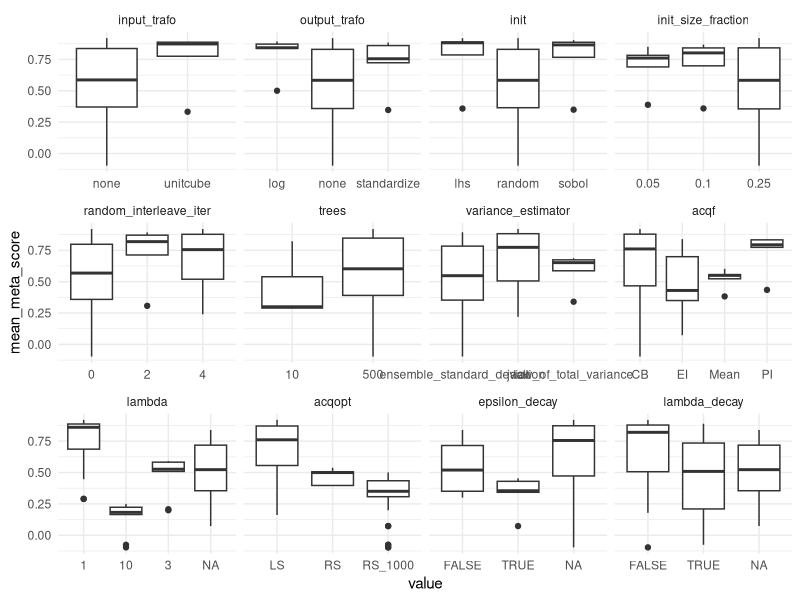
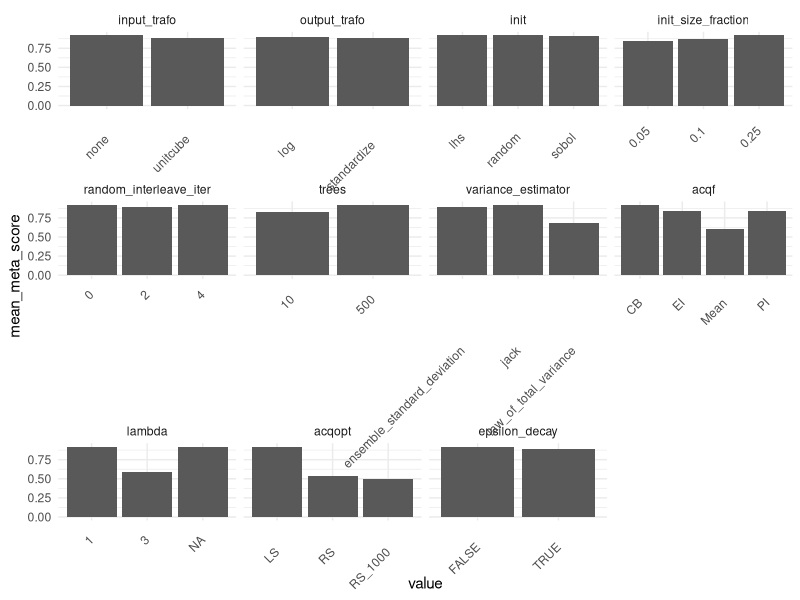

These figures' R source, in order:
library(data.table)
library(ggplot2)

data = fread("coordinate_descent/results/archive_mixed_deps.csv")

data_2 = melt(
  data,
  id.vars = "mean_meta_score",
  measure.vars = c("input_trafo", "output_trafo", "init", "init_size_fraction", "random_interleave_iter", "trees", "variance_estimator", "acqf", "lambda", "acqopt", "epsilon_decay", "lambda_decay", "acqopt"),
  variable.name = "parameter",
  value.name = "value"
)

pdf("coordinate_descent/results/mixed_deps_boxplots.pdf", width = 10, height = 10)
ggplot(data_2, aes(x = mean_meta_score, y = value)) +
  geom_boxplot() +
  facet_wrap(~ parameter, scales = "free_x") +
   coord_flip() +
  theme_minimal()
dev.off()

pdf("coordinate_descent/results/mixed_deps_barplots.pdf", width = 10, height = 10)
data_3 = data_2[, .(mean_meta_score = max(mean_meta_score), parameter = parameter[1]), by = value]
ggplot(data_3, aes(x = value, y = mean_meta_score)) +
  geom_bar(stat = "identity") +
  facet_wrap(~ parameter, scales = "free_x") +
  theme_minimal() +
  theme(axis.text.x = element_text(angle = 45, vjust = 0.5, hjust = 1))
dev.off()
